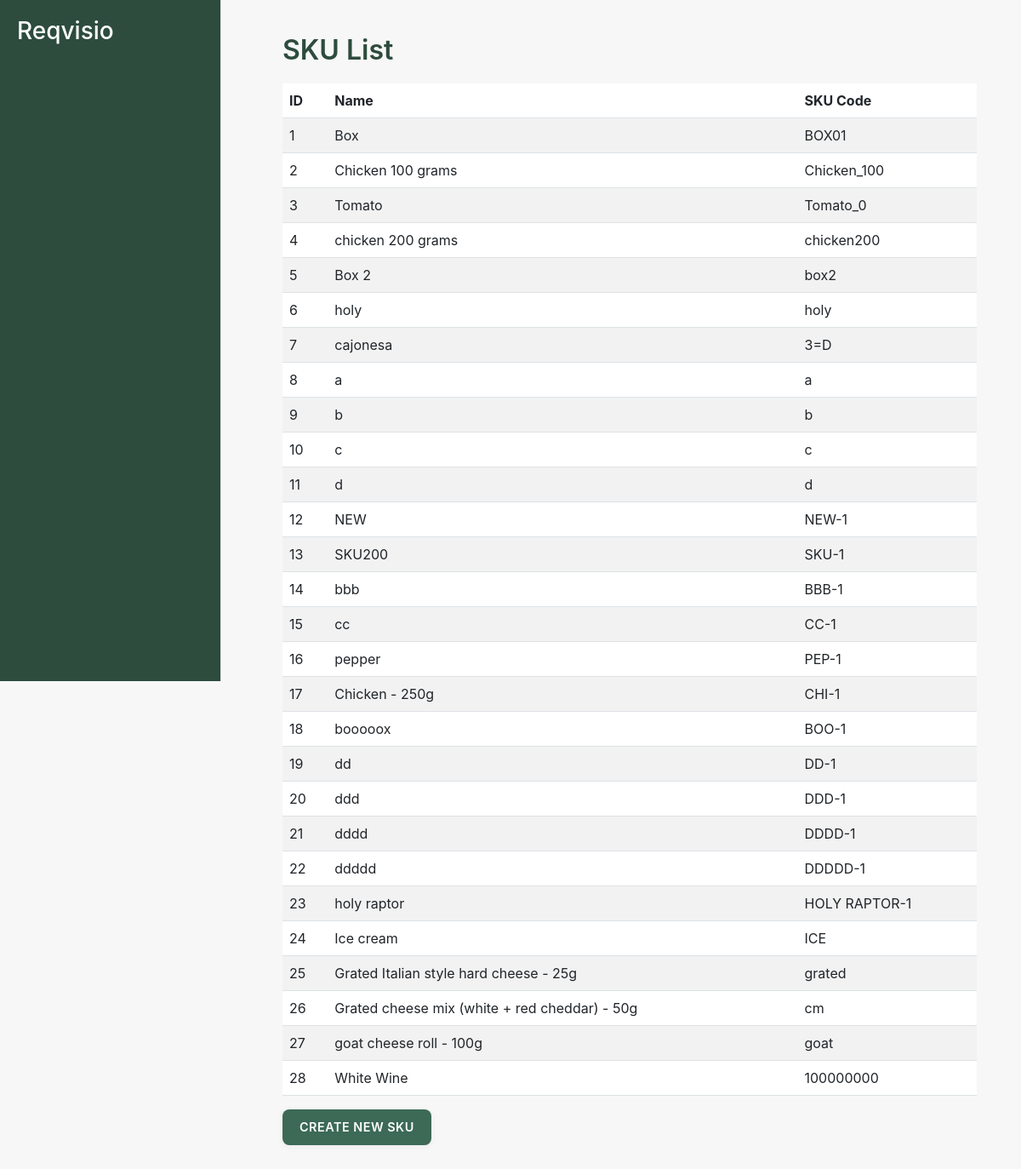
The page /procurement01/skus/ (signed in) on the database its author committed.
### procurement01/models.py (models this page shows, shortened)
class SKU(models.Model):
    name = models.CharField(max_length=100)
    sku_code = models.CharField(max_length=50, unique=True)
    company = models.ForeignKey(Company, on_delete=models.CASCADE)
    image_url = models.URLField(blank=True, null=True)  # Optional image URL

### procurement01/views.py (the view)
# urls.py: path('skus/', views.sku_list_view, name='sku_list'),
@login_required
def sku_list_view(request):
    skus = SKU.objects.all()
    return render(request, 'procurement01/sku_list.html', {'skus': skus})

### procurement01/templates/procurement01/sku_list.html (shortened to what this page needs)
{% extends 'procurement01/layout.html' %}
{% block content %}
<h2>SKU List</h2>
<table class="table table-striped" id="sku-table">
    <thead>
        <tr>
            <th>ID</th>
            <th>Name</th>
            <th>SKU Code</th>
        </tr>
    </thead>
    <tbody>
        {% for sku in skus %}
        <tr class="clickable-row" data-href="{% url 'sku_detail' sku.id %}">
            <td>{{ sku.id }}</td>
            <td>{{ sku.name }}</td>
            <td>{{ sku.sku_code }}</td>
        </tr>
        {% endfor %}
    </tbody>
</table>
<a href="{% url 'sku_create' %}" class="btn btn-primary">Create New SKU</a>
{% endblock %}

### procurement01/static/style.css (style rules this page uses)
body { font-family: -apple-system, BlinkMacSystemFont, "Segoe UI", Roboto, Helvetica, Arial, sans-serif; background-color: #f7f7f7; color: #333; display: flex; margin: 0; padding: 0; overflow-y: auto; }
h2 { color: #2d4c3e; font-weight: 600; margin-bottom: 20px; }
.btn { font-size: 0.9em; border-radius: 8px; padding: 10px 20px; font-weight: 600; text-transform: uppercase; letter-spacing: 0.5px; border: none; box-shadow: 0px 2px 8px rgba(0, 0, 0, 0.05); transition: background-color 0.3s; }
.btn-primary { background-color: #3c6a56; color: #ffffff; }
.btn-primary { background-color: #3c6a56; border: none; font-weight: 600; text-transform: uppercase; padding: 10px 20px; border-radius: 8px; transition: background-color 0.3s; }
.btn-primary { background-color: #3c6a56; border-color: #3c6a56; }
.table tbody tr { cursor: pointer; transition: background-color 0.2s ease; }

### rows shown on the page
SKU: id "1", name "Box", sku_code "BOX01"
SKU: id "2", name "Chicken 100 grams", sku_code "Chicken_100"
SKU: id "3", name "Tomato", sku_code "Tomato_0"
SKU: id "4", name "chicken 200 grams", sku_code "chicken200"
SKU: id "5", name "Box 2", sku_code "box2"
SKU: id "6", name "holy", sku_code "holy"
SKU: id "7", name "cajonesa", sku_code "3=D"
SKU: id "8", name "a", sku_code "a"
SKU: id "9", name "b", sku_code "b"
SKU: id "10", name "c", sku_code "c"
SKU: id "11", name "d", sku_code "d"
SKU: id "12", name "NEW", sku_code "NEW-1"
SKU: id "13", name "SKU200", sku_code "SKU-1"
SKU: id "14", name "bbb", sku_code "BBB-1"
SKU: id "15", name "cc", sku_code "CC-1"
SKU: id "16", name "pepper", sku_code "PEP-1"
SKU: id "17", name "Chicken - 250g", sku_code "CHI-1"
SKU: id "18", name "booooox", sku_code "BOO-1"
SKU: id "19", name "dd", sku_code "DD-1"
SKU: id "20", name "ddd", sku_code "DDD-1"
SKU: id "21", name "dddd", sku_code "DDDD-1"
SKU: id "22", name "ddddd", sku_code "DDDDD-1"
SKU: id "23", name "holy raptor", sku_code "HOLY RAPTOR-1"
SKU: id "24", name "Ice cream", sku_code "ICE"
SKU: id "25", name "Grated Italian style hard cheese - 25g", sku_code "grated"
SKU: id "26", name "Grated cheese mix (white + red cheddar) - 50g", sku_code "cm"
SKU: id "27", name "goat cheese roll - 100g", sku_code "goat"
SKU: id "28", name "White Wine", sku_code "100000000"
